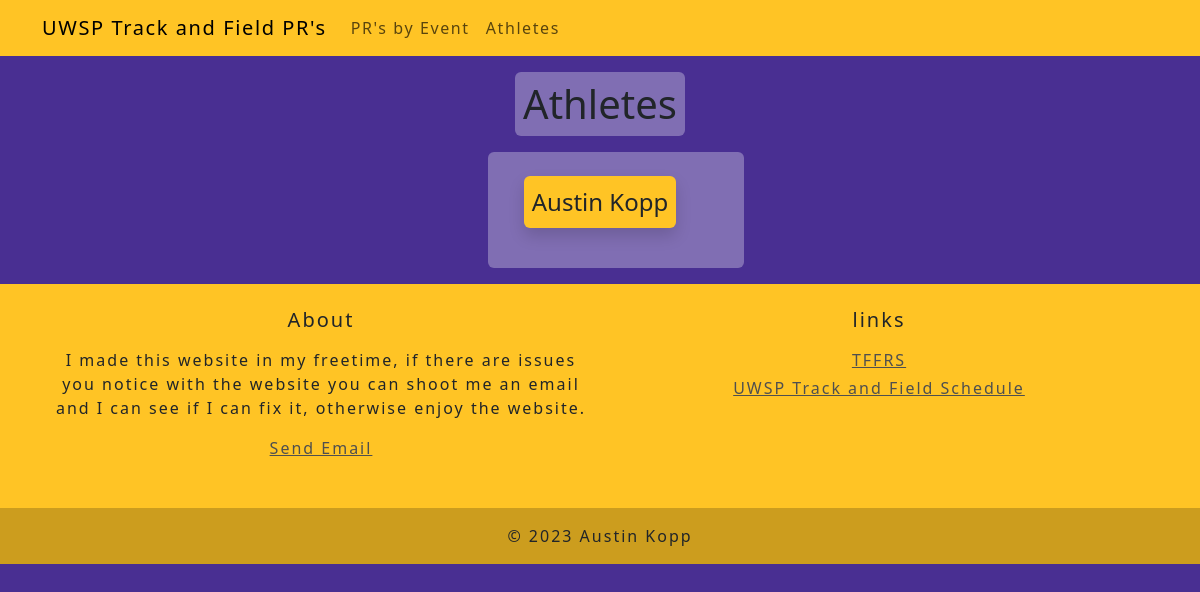
/athletes/, run on an earlier commit of the app's database.
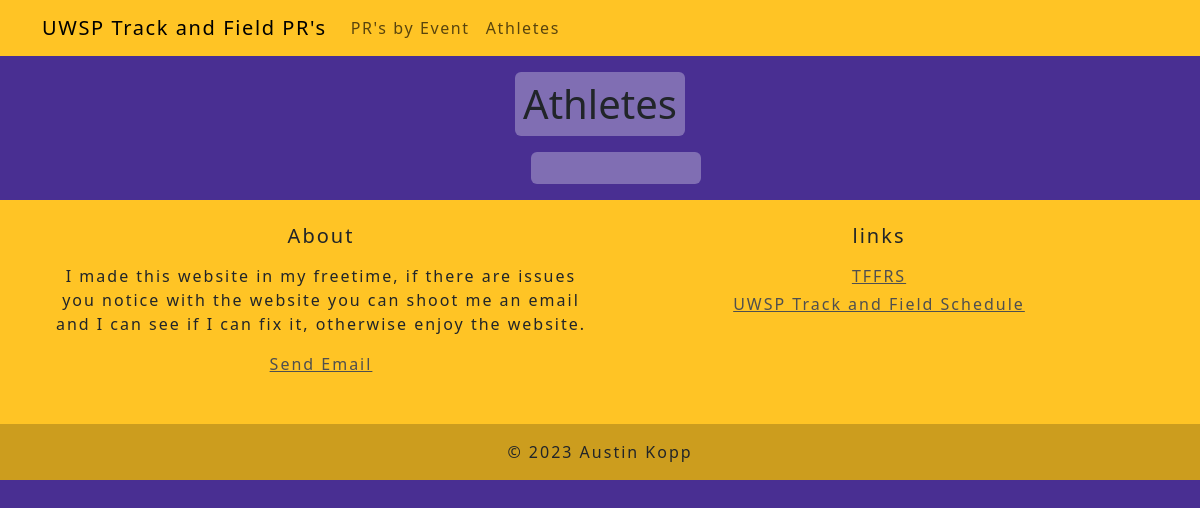
And on a later commit of the database.
### prs/models.py (models this page shows)
class Athlete(models.Model):
    athlete_id = models.AutoField(primary_key=True)
    athlete_name = models.CharField(max_length=50)
    tffrs_link_for_athlete = models.CharField(max_length=100)
    def __str__(self):
        return(self.athlete_name)

### prs/views.py (the view)
# urls.py: path('athletes/',views.athletes, name='athletes'),
def athletes(request):
    from prs.models import Athlete
    data = Athlete.objects.all().order_by('athlete_name')
    return render(request, 'prs/athletes.html', {'data':data})

### prs/templates/prs/athletes.html
{% extends "base.html" %}
{% block content %}
	<div class = "d-flex justify-content-center">
		<h1 class="p-2 mt-3 mb-0 content w-fit rounded">Athletes</h1>
	</div>
	<div class="container p-2 m-3 content rounded">
    <div class="container">
                <div class="list-group d-flex flex-row flex-wrap">
					<ul class = "list-unstyled d-flex justify-content-center align-content-start flex-wrap">
                    {%for each in data%}
						<li class="rounded shadow" id = "listItem"><a href="/athlete/{{each.athlete_id}}" class="nav-link fs-4">
						{{each}}
						</a></li>
                    {% endfor %}
					</ul>
            </div>
        </div>
	</div>
{% endblock %}

What changed in the data, as far as the page shows it:
removed Athlete: athlete_name "Austin Kopp"
